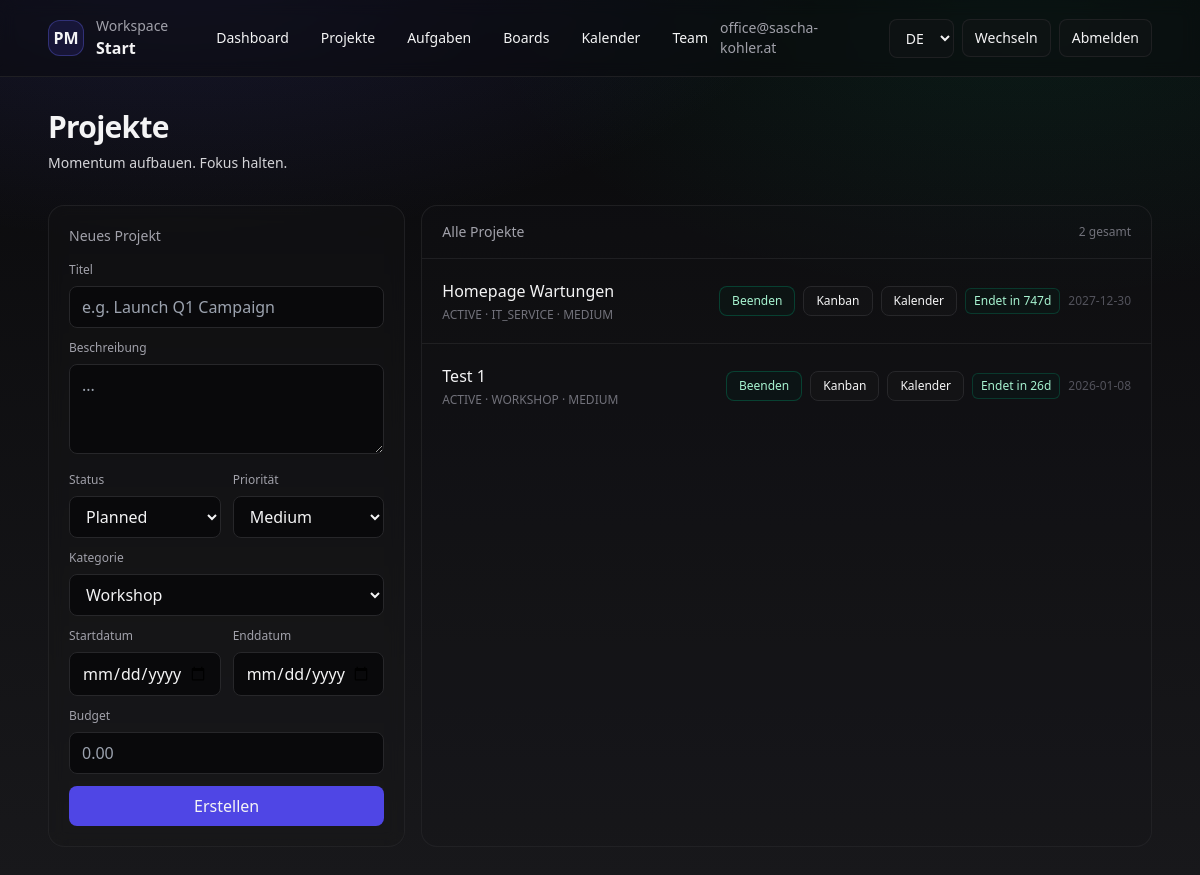
The page /app/projects/ (signed in) on the database as committed earlier.
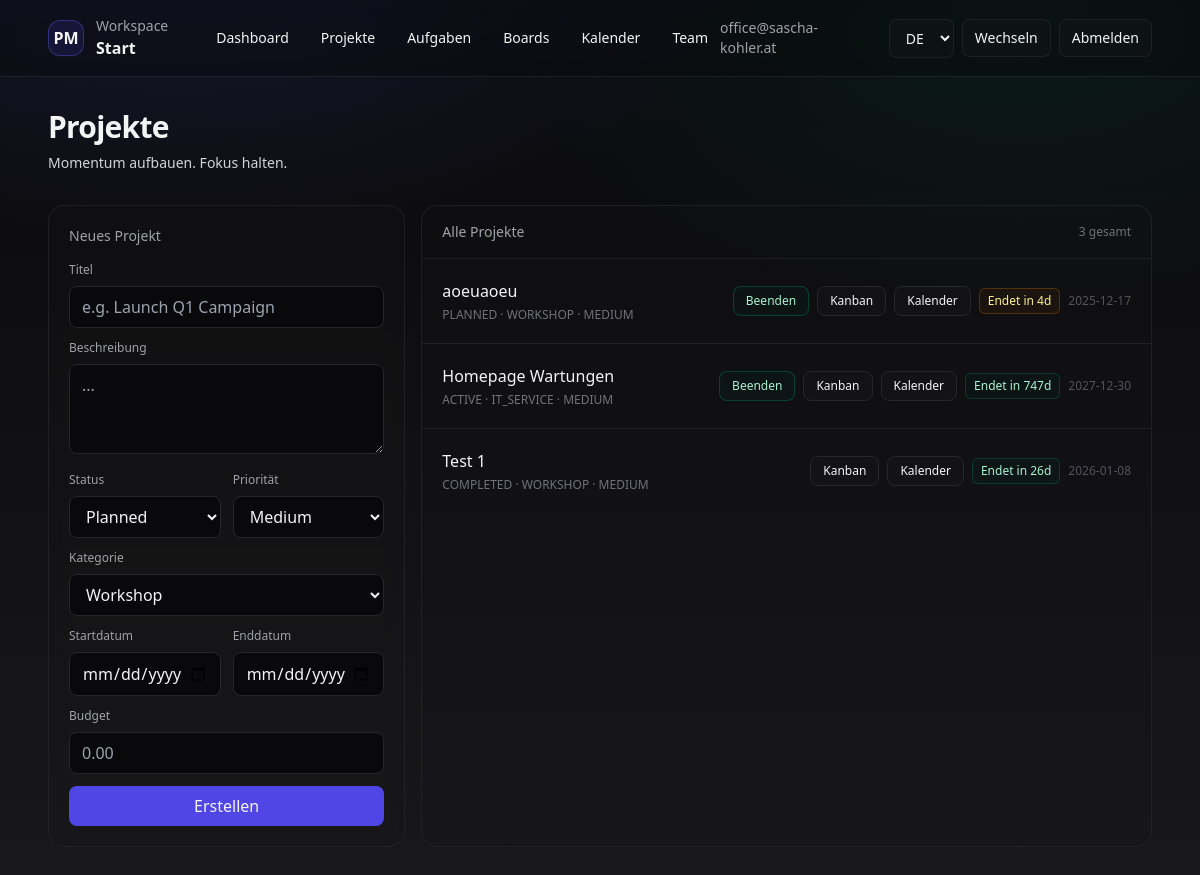
The same page on the database as committed later.
### apps/projects/models.py (models this page shows, shortened)
class Project(models.Model):
    class Status(models.TextChoices):
        PLANNED = "PLANNED", "Planned"
        ACTIVE = "ACTIVE", "Active"
        COMPLETED = "COMPLETED", "Completed"
        CANCELLED = "CANCELLED", "Cancelled"
    class Category(models.TextChoices):
        WORKSHOP = "WORKSHOP", _("Workshop")
        RETREAT = "RETREAT", _("Retreat")
        CONSULTATION = "CONSULTATION", _("Consultation")
        IT_SERVICE = "IT_SERVICE", _("IT Service")
        MARKETING = "MARKETING", _("Marketing")
        DEVELOPMENT = "DEVELOPMENT", _("Development")
        DESIGN = "DESIGN", _("Design")
        RESEARCH = "RESEARCH", _("Research")
        SALES = "SALES", _("Sales")
        FINANCE = "FINANCE", _("Finance")
        LEGAL = "LEGAL", _("Legal")
        HR = "HR", _("HR")
        OPERATIONS = "OPERATIONS", _("Operations")
        EVENT = "EVENT", _("Event")
        CONTENT = "CONTENT", _("Content")
        TRAINING = "TRAINING", _("Training")
    class Priority(models.TextChoices):
        LOW = "LOW", "Low"
        MEDIUM = "MEDIUM", "Medium"
        HIGH = "HIGH", "High"
    id = models.UUIDField(primary_key=True, default=uuid.uuid4, editable=False)
    organization = models.ForeignKey(Organization, on_delete=models.CASCADE, related_name="projects")
    title = models.CharField(max_length=255)
    description = models.TextField(blank=True, null=True)
    status = models.CharField(max_length=20, choices=Status.choices, default=Status.PLANNED)
    start_date = models.DateTimeField()
    end_date = models.DateTimeField()
    category = models.CharField(max_length=30, choices=Category.choices, default=Category.WORKSHOP)
    budget = models.DecimalField(max_digits=12, decimal_places=2, blank=True, null=True)
    priority = models.CharField(max_length=20, choices=Priority.choices, default=Priority.MEDIUM)
    created_by = models.ForeignKey(settings.AUTH_USER_MODEL, on_delete=models.PROTECT, related_name="created_projects")
    created_at = models.DateTimeField(auto_now_add=True)
    updated_at = models.DateTimeField(auto_now=True)
    @property
    def end_days_left(self) -> int:
        today = timezone.localdate()
        end_day = timezone.localtime(self.end_date).date()
        return (end_day - today).days

### apps/web/views.py (the view)
# urls.py: path("projects/", views.projects_page, name="projects"),
@login_required
def projects_page(request):
    if request.active_org is None:
        return redirect("web:onboarding")
    org = request.active_org
    projects = Project.objects.filter(organization=org).order_by("-created_at")
    context = {
        **_web_shell_context(request),
        "projects": projects,
    }
    return render(request, "web/app/projects/page.html", context)

### apps/web/views.py (called while the page is built)
def _web_shell_context(request):
    membership = None
    if request.active_org is not None:
        membership = Membership.objects.filter(organization=request.active_org, user=request.user).only("role").first()
    is_owner = bool(membership and membership.role == Membership.Role.OWNER)
    return {
        "org": request.active_org,
        "orgs": Organization.objects.filter(memberships__user=request.user).distinct(),
        "is_owner": is_owner,
    }

### templates/web/app/projects/page.html (shortened to what the changed rows need)
{% extends "web/app/layout.html" %}
{% load i18n %}
{% block content %}
<div class="flex items-end justify-between gap-6">
  <div>
    <h1 class="text-3xl font-semibold tracking-tight">{% trans "Projects" %}</h1>
  </div>
</div>
<div class="mt-8 grid grid-cols-1 lg:grid-cols-3 gap-4">
  <div class="lg:col-span-2 rounded-2xl border border-zinc-800/70 bg-zinc-900/20">
    <div class="px-5 py-4 border-b border-zinc-800/70 flex items-center justify-between">
      <div class="text-sm text-zinc-400">{% trans "All projects" %}</div>
      <div class="text-xs text-zinc-500">{{ projects|length }} {% trans "total" %}</div>
    </div>
    <div id="project-list" class="divide-y divide-zinc-800/70">
      {% for project in projects %}
        {% include "web/app/projects/_project_row.html" with project=project %}
      {% empty %}
        <div class="p-6 text-sm text-zinc-400">{% trans "No projects yet. Create the first one on the left." %}</div>
      {% endfor %}
    </div>
  </div>
</div>
{% endblock %}

### templates/web/app/projects/_project_row.html (shortened to what this page needs)
{% load i18n %}
<div class="p-5 flex items-center justify-between gap-4">
  <div class="min-w-0">
    <div class="font-medium truncate">{{ project.title }}</div>
    <div class="mt-1 text-xs text-zinc-500">{{ project.status }} · {{ project.category }} · {{ project.priority }}</div>
  </div>
  <div class="flex items-center gap-2">
    {% if is_owner and project.status != "COMPLETED" and project.status != "CANCELLED" %}
      <form method="post"
            hx-post="{% url 'web:projects_complete' project.id %}"
            hx-target="closest div"
            hx-swap="outerHTML"
            hx-confirm="{% trans 'Are you sure you want to complete this project?' %}">
        <button type="submit" class="rounded-lg border border-emerald-800/60 bg-emerald-950/20 px-3 py-1.5 text-xs text-emerald-200 hover:bg-emerald-950/35">
          {% trans "Complete" %}
        </button>
      </form>
    {% endif %}
    <a href="{% url 'web:tasks' %}?project={{ project.id }}"
       class="rounded-lg border border-zinc-800 bg-zinc-900/40 px-3 py-1.5 text-xs hover:bg-zinc-900">
      {% trans "Kanban" %}
    </a>
    <a href="{% url 'web:project_calendar' project.id %}"
       class="rounded-lg border border-zinc-800 bg-zinc-900/40 px-3 py-1.5 text-xs hover:bg-zinc-900">
      {% trans "Calendar" %}
    </a>
    {% if project.end_days_left < 0 %}
      <div class="text-xs rounded-md px-2 py-1 border bg-red-950/30 border-red-800/60 text-red-200">
        {% blocktrans with days=project.end_days_left|add:"0"|slice:"1:" %}Overdue {{ days }}d{% endblocktrans %}
      </div>
    {% elif project.end_days_left == 0 %}
      <div class="text-xs rounded-md px-2 py-1 border bg-red-950/20 border-red-800/50 text-red-200">
        {% trans "Ends today" %}
      </div>
    {% elif project.end_days_left <= 3 %}
      <div class="text-xs rounded-md px-2 py-1 border bg-orange-950/25 border-orange-800/50 text-orange-200">
        {% blocktrans with days=project.end_days_left %}Ends in {{ days }}d{% endblocktrans %}
      </div>
    {% elif project.end_days_left <= 7 %}
      <div class="text-xs rounded-md px-2 py-1 border bg-yellow-950/25 border-yellow-800/50 text-yellow-200">
      </div>
    {% else %}
      <div class="text-xs rounded-md px-2 py-1 border bg-emerald-950/20 border-emerald-800/50 text-emerald-200">
      </div>
    {% endif %}
    <div class="text-xs text-zinc-600">{{ project.end_date|date:"Y-m-d" }}</div>
  </div>
</div>

Rows that differ between the two databases and show on the page:
added Project: title "aoeuaoeu", status "PLANNED", category "WORKSHOP", priority "MEDIUM", end_date "2025-12-17"
changed Project "Test 1": status "ACTIVE" → "COMPLETED"; trans "Beenden" → (not shown)
Other text that changed with them:
{{ projects|length }}: "2" → "3"
